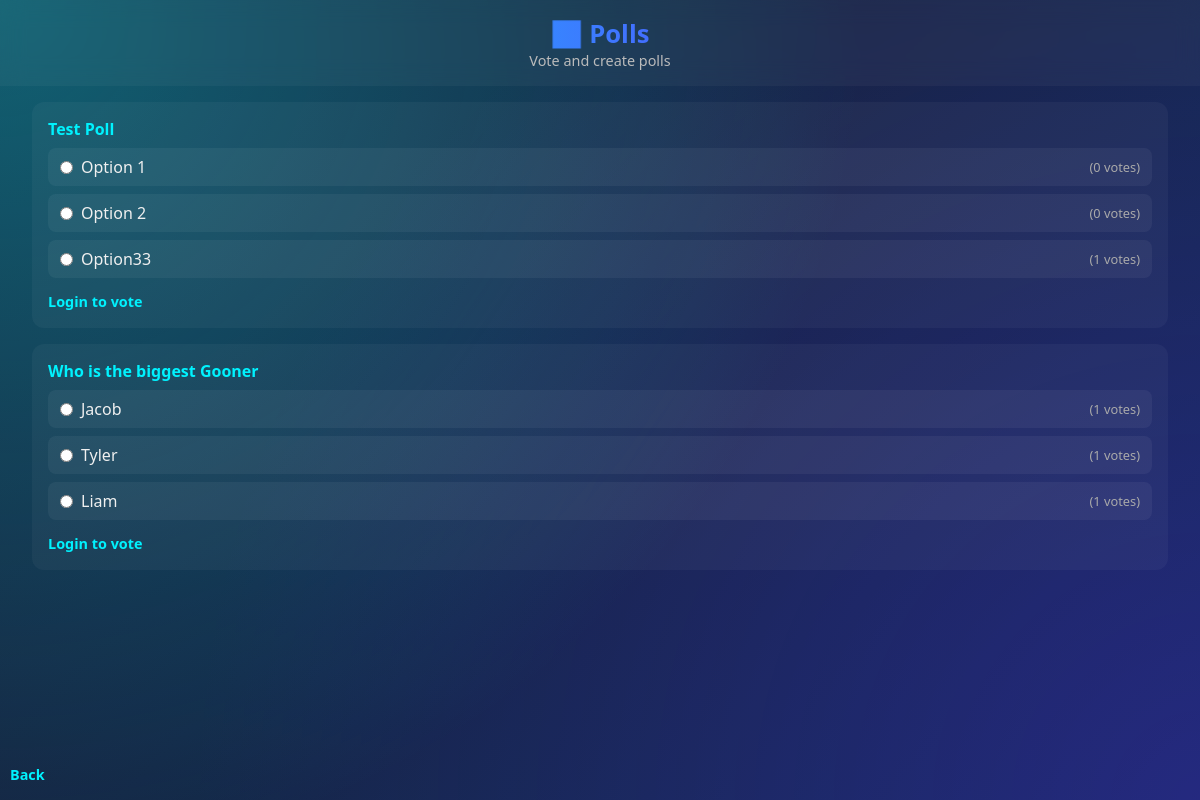
The page /polls on the database its author committed.
### tables this page shows
CREATE TABLE polls (
                id INTEGER PRIMARY KEY AUTOINCREMENT,
                question TEXT,
                created_by TEXT,
                created_at TIMESTAMP DEFAULT CURRENT_TIMESTAMP
            );

CREATE TABLE poll_options (
                id INTEGER PRIMARY KEY AUTOINCREMENT,
                poll_id INTEGER,
                option_text TEXT,
                FOREIGN KEY (poll_id) REFERENCES polls(id)
            );

### app.py (the view)
@app.route('/polls')
def polls():
    with sqlite3.connect('database.db', check_same_thread=False) as conn:
        cur = conn.cursor()
        cur.execute('SELECT id, question FROM polls ORDER BY created_at DESC')
        poll_rows = cur.fetchall()
        polls_data = []
        for p in poll_rows:
            cur.execute('SELECT id, option_text FROM poll_options WHERE poll_id=?', (p[0],))
            options = cur.fetchall()
            option_data = []
            for opt in options:
                cur.execute('SELECT COUNT(*) FROM votes WHERE option_id=?', (opt[0],))
                count = cur.fetchone()[0]
                option_data.append({'id': opt[0], 'text': opt[1], 'votes': count})
            polls_data.append({'id': p[0], 'question': p[1], 'options': option_data})
    can_create = 'user' in session and session.get('role') in ['admin', 'purple']
    return render_template('polls.html', polls=polls_data, can_create=can_create)

### templates/polls.html (shortened to what this page needs)
<!DOCTYPE html>
<html lang="en">
<head>
  <link rel="stylesheet" href="{{ url_for('static', filename='polls.css') }}">
</head>
<body>
  <div class="background-glow"></div>
  <div class="polls-header">
    <h1>📊 Polls</h1>
    <p>Vote and create polls</p>
  </div>
  <div class="polls-scroll">
    {% for poll in polls %}
    <div class="poll-card">
      <h3>{{ poll.question }}</h3>
      <form method="POST" action="/vote">
        <div class="poll-options">
          {% for opt in poll.options %}
          <label class="poll-option">
            <input type="radio" name="option_id" value="{{ opt.id }}" required>
            <span>{{ opt.text }}</span>
            <span class="vote-count">({{ opt.votes }} votes)</span>
          </label>
          {% endfor %}
        </div>
        {% if session.get('user') %}
        <button class="vote-btn" type="submit">Vote</button>
        {% else %}
        <a class="login-to-vote" href="/login">Login to vote</a>
        {% endif %}
      </form>
    </div>
    {% endfor %}
  </div>
  <a class="back-btn" href="/dashboard">Back</a>
</body>
</html>

### static/polls.css (style rules this page uses)
* { margin: 0; padding: 0; box-sizing: border-box; }
body { font-family: 'Segoe UI', Tahoma, sans-serif; background: linear-gradient(135deg, #1a1a2e, #0f3460); color: #f0f0f0; height: 100vh; display: flex; flex-direction: column; overflow: hidden; }
.background-glow { position: fixed; width: 100%; height: 100%; z-index: 0; background: radial-gradient(circle at top left, #00f2fe55, transparent 60%), radial-gradient(circle at bottom right, #7a00ff33, transparent 70%); }
.polls-header { z-index: 1; padding: 1rem 2rem; backdrop-filter: blur(12px); background: rgba(255, 255, 255, 0.04); text-align: center; }
.polls-header h1 { font-size: 1.6rem; background: linear-gradient(to right, #00f2fe, #7a00ff); -webkit-background-clip: text; -webkit-text-fill-color: transparent; }
.polls-header p { font-size: 0.9rem; color: #bbb; }
.polls-scroll { flex: 1; overflow-y: auto; padding: 1rem 2rem 2rem 2rem; z-index: 1; max-height: calc(100vh - 100px); scroll-behavior: smooth; }
.poll-card { background: rgba(255, 255, 255, 0.04); border-radius: 12px; padding: 1rem; margin-bottom: 1rem; }
.poll-card h3 { color: #00f2fe; font-size: 1rem; margin-bottom: 0.5rem; }
.poll-options { display: flex; flex-direction: column; gap: 0.5rem; margin-bottom: 0.75rem; }
.poll-option { display: flex; align-items: center; gap: 0.5rem; background: rgba(255, 255, 255, 0.05); padding: 0.5rem 0.75rem; border-radius: 8px; }
.vote-count { margin-left: auto; color: #aaa; font-size: 0.8rem; }
input[type="radio"] { accent-color: #00f2fe; }
.login-to-vote { color: #00f2fe; text-decoration: none; font-weight: bold; font-size: 0.9rem; }
.back-btn { text-decoration: none; font-size: 0.9rem; color: #00f2fe; font-weight: bold; transition: color 0.2s; margin-bottom: 1rem; padding-left: 10px; position: relative; z-index: 10; }

### rows shown on the page
polls: question "Test Poll"
poll_options: text "Option 1", votes "0"
poll_options: text "Option 2", votes "0"
poll_options: text "Option33", votes "1"
polls: question "Who is the biggest Gooner"
poll_options: text "Jacob", votes "1"
poll_options: text "Tyler", votes "1"
poll_options: text "Liam", votes "1"
